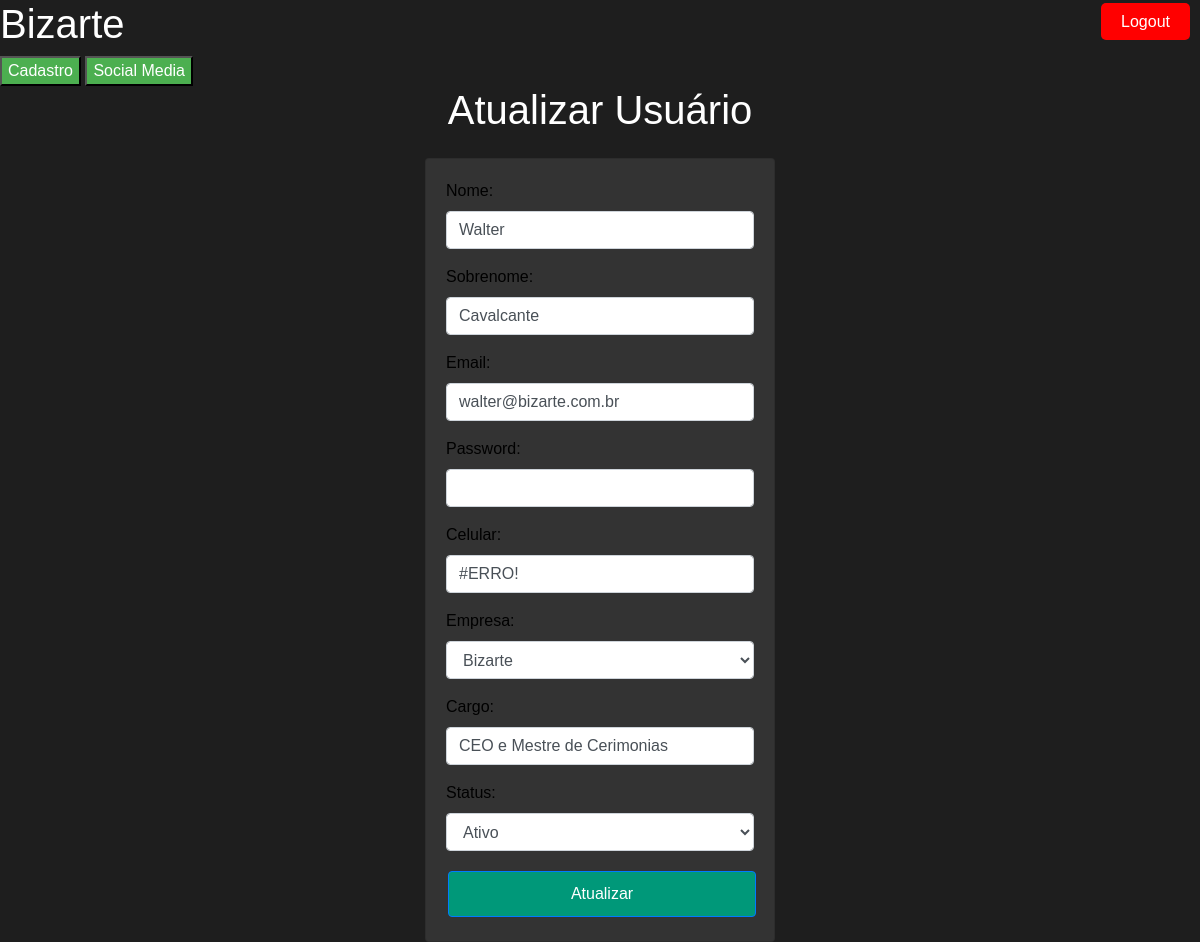
Page /atualizar/usuario/2 (signed in) on the committed database.
### models.py (models this page shows, shortened)
class Usuario(db.Model, UserMixin):
    id = db.Column(db.Integer, primary_key=True)
    nome = db.Column(db.String(80), nullable=False)
    sobrenome = db.Column(db.String(80), nullable=False)
    email = db.Column(db.String(120), nullable=False)
    celular = db.Column(db.String(20), nullable=False)
    id_empresa = db.Column(db.Integer, db.ForeignKey('empresa.id'), nullable=False)
    empresa = db.relationship('Empresa', backref='usuarios')
    data_entrada = db.Column(db.DateTime, default=datetime.utcnow)
    cargo = db.Column(db.String(80), nullable=False)
    status = db.Column(db.String(20), nullable=False)
    sprint = db.Column(db.String(200))  # Novo campo
    dayling_1 = db.Column(db.String(200))  # Novo campo
    dayling_2 = db.Column(db.String(200))  # Novo campo
    dayling_3 = db.Column(db.String(200))  # Novo campo
    dayling_4 = db.Column(db.String(200))  # Novo campo
    dayling_5 = db.Column(db.String(200))  # Novo campo
    password_hash = db.Column(db.String(128))
    is_admin = db.Column(db.Boolean, default=False)  # Novo campo
    @property
    def password(self):
        raise AttributeError('password: campo de leitura apenas')

class Empresa(db.Model):
    id = db.Column(db.Integer, primary_key=True)
    nome_contato = db.Column(db.String(80))
    email_contato = db.Column(db.String(120))
    telefone_contato = db.Column(db.String(20))
    endereco_empresa = db.Column(db.String(200))
    setor_atuacao = db.Column(db.String(200))
    tamanho_empresa = db.Column(db.String(200))
    descricao_empresa = db.Column(db.Text)
    objetivos_principais = db.Column(db.Text)
    historico_interacoes = db.Column(db.Text)

### app.py (the view, shortened to what this page needs)
@app.route('/atualizar/usuario/<int:id>', methods=['GET', 'POST'])
@login_required
def atualizar_usuario(id):
    usuario = Usuario.query.get(id)
    empresas = Empresa.query.all()
    return render_template('atualizar_usuario.html', usuario=usuario, empresas=empresas)

### app.py (called while the page is built)
@login_manager.user_loader
def user_loader(user_id):
    return Usuario.query.get(int(user_id))

### templates/atualizar_usuario.html (shortened to what this page needs)
{% extends "base.html" %}
{% block content %}
    <div class="container">
        <div class="row justify-content-center align-items-center" style="height:100vh">
            <div class="col-4">
                <h1 class="text-center mb-4 text-white">Atualizar Usuário</h1>
                <div class="card" style="background-color: #333;">
                    <div class="card-body">
                        <form action="{{ url_for('atualizar_usuario', id=usuario.id) }}" method="POST">
                            <div class="form-group">
                                <label for="nome" style="color: black;">Nome:</label>
                                <input type="text" class="form-control" id="nome" name="nome" value="{{ usuario.nome }}" required>
                            </div>
                            <div class="form-group">
                                <label for="sobrenome" style="color: black;">Sobrenome:</label>
                                <input type="text" class="form-control" id="sobrenome" name="sobrenome" value="{{ usuario.sobrenome }}" required>
                            </div>
                            <div class="form-group">
                                <label for="email" style="color: black;">Email:</label>
                                <input type="email" class="form-control" id="email" name="email" value="{{ usuario.email }}" required>
                            </div>
                            <div class="form-group">
                                <label for="password" style="color: black;">Password:</label>
                                <input type="password" class="form-control" id="password" name="password" value="{{ usuario.password }}" required>
                            </div>
                            <div class="form-group">
                                <label for="celular" style="color: black;">Celular:</label>
                                <input type="text" class="form-control" id="celular" name="celular" value="{{ usuario.celular }}" required>
                            </div>
                            <div class="form-group">
                                <label for="id_empresa" style="color: black;">Empresa:</label>
                                <select class="form-control" id="id_empresa" name="id_empresa">
                                    {% for empresa in empresas %}
                                        <option value="{{ empresa.id }}" {% if empresa.id == usuario.id_empresa %}selected{% endif %}>{{ empresa.nome_contato }}</option>
                                    {% endfor %}
                                </select>
                            </div>
                            <div class="form-group">
                                <label for="cargo" style="color: black;">Cargo:</label>
                                <input type="text" class="form-control" id="cargo" name="cargo" value="{{ usuario.cargo }}" required>
                            </div>
                            <div class="form-group">
                                <label for="status" style="color: black;">Status:</label>
                                <select class="form-control" id="status" name="status">
                                    <option value="ativo" {% if usuario.status == 'ativo' %}selected{% endif %}>Ativo</option>
                                </select>
                            </div>
                            <button type="submit" class="btn btn-primary btn-block">Atualizar</button>
                        </form>
                    </div>
                </div>
            </div>
        </div>
    </div>
{% endblock %}

### static/style.css (style rules this page uses)
body { background-color: #1e1e1e; color: #ffffff; font-family: Arial, sans-serif; }
h1, h2, h3, h4, h5, h6 { color: #ffffff; }
input, textarea, select { background-color: #333; color: #ffffff; border: 1px solid #555555; }
input[type=submit], button { background-color: #4CAF50; color: white; cursor: pointer; }
.btn { color: #fff; background-color: #009879; padding: 10px 24px; text-align: center; text-decoration: none; display: inline-block; font-size: 16px; margin: 4px 2px; transition-duration: 0.4s; cursor: pointer; }

### rows in the picture
Usuario: nome "Walter", sobrenome "Cavalcante", email "walter@bizarte.com.br", celular "#ERRO!", id_empresa "Bizarte", cargo "CEO e Mestre de Cerimonias", status "Ativo"
